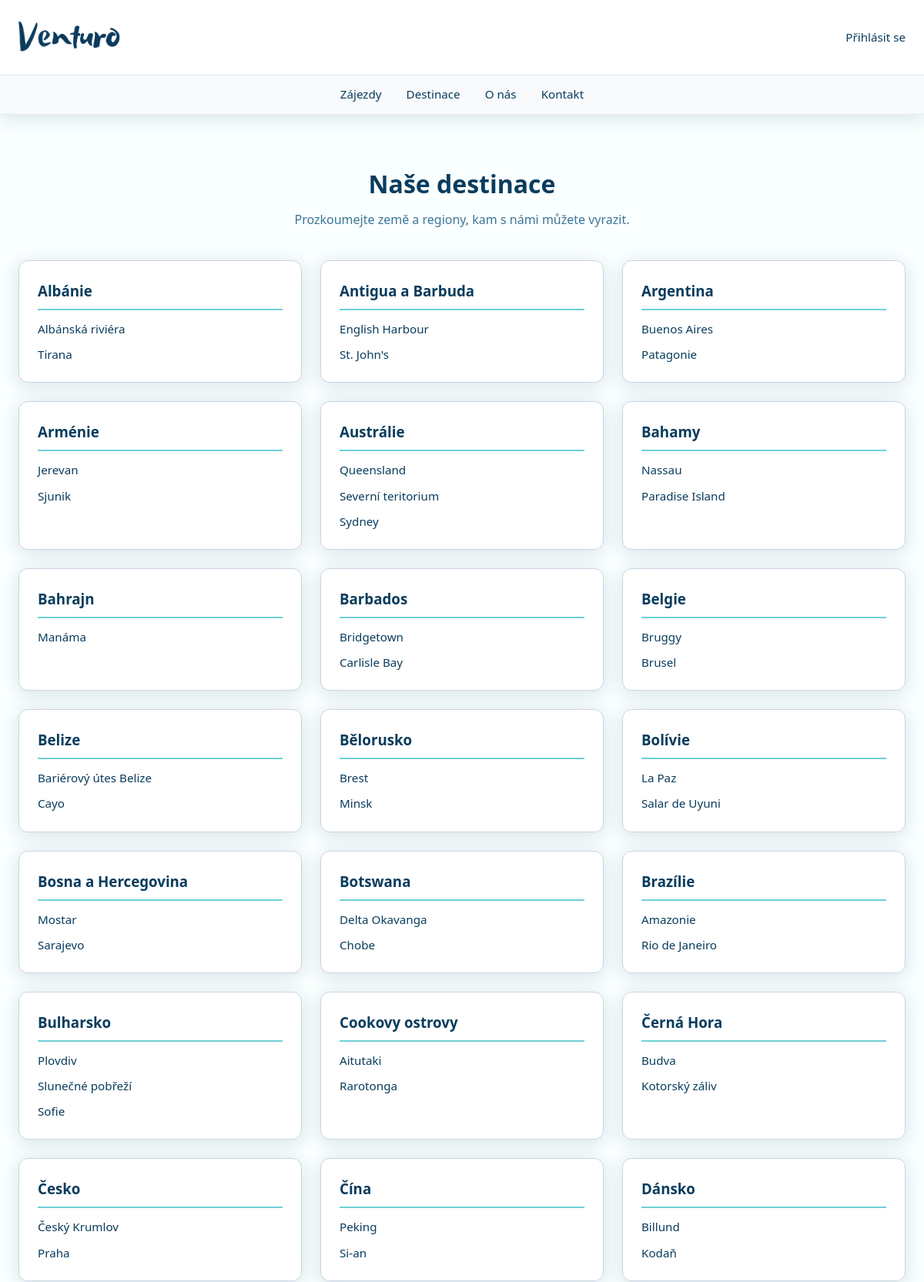
/destinace (upper part), run on the app's committed database.
### tables this page shows
CREATE TABLE `destinace` (
  `id_destinace` int(11) NOT NULL AUTO_INCREMENT,
  `id_statu` int(11) NOT NULL,
  `nazev_mesta` varchar(100) NOT NULL,
  `obrazek` varchar(255) DEFAULT '',
  PRIMARY KEY (`id_destinace`),
  KEY `id_statu` (`id_statu`),
  CONSTRAINT `fk_destinace_staty` FOREIGN KEY (`id_statu`) REFERENCES `staty` (`id_statu`) ON DELETE CASCADE
);

### index.php (called while the page is built, shortened)
<?php
$smerovac = new SmerovacKontroler();
$smerovac->zpracuj(array($_SERVER['REQUEST_URI']));
$smerovac->vypisPohled();

### kontrolery/DestinaceKontroler.php (called while the page is built, shortened)
<?php
class DestinaceKontroler extends Kontroler
{
    public function zpracuj($parametry)
    {
        $zajezdyModel = new Zajezdy();
        $destinaceFlat = $zajezdyModel->vratDestinace();
        foreach ($destinaceFlat as $d) {
            $stat = $d['stat'] ? $d['stat'] : 'Ostatní';
        }
    }
}

### modely/Zajezdy.php (called while the page is built, shortened)
<?php
class Zajezdy
{
    public function vratDestinace()
    {
        $sql = 'SELECT d.id_destinace, d.nazev_mesta, d.obrazek, s.nazev as stat
                FROM destinace d
                LEFT JOIN staty s ON d.id_statu = s.id_statu
                ORDER BY s.nazev, d.nazev_mesta';
        return Db::dotazVsechny($sql);
    }
}

### modely/Db.php (called while the page is built, shortened)
<?php
class Db
{
    private static $spojeni;
    private static $nastaveni = array(
        PDO::ATTR_ERRMODE => PDO::ERRMODE_EXCEPTION,
        PDO::ATTR_EMULATE_PREPARES => false,
    );
    public static function pripoj($server, $uzivatel, $heslo, $databaze)
    {
        if (!isset(self::$spojeni)) {
            $dsn = "mysql:host=$server;dbname=$databaze;charset=utf8";
            self::$spojeni = new PDO(
                $dsn,
                $uzivatel,
                $heslo,
                self::$nastaveni
            );
        }
    }
    public static function dotazVsechny($dotaz, $parametry = array()) {
        $navrat = self::$spojeni->prepare($dotaz);
        $navrat->execute($parametry);
        return $navrat->fetchAll();
    }
}

### kontrolery/SmerovacKontroler.php (called while the page is built, shortened)
<?php
class SmerovacKontroler extends Kontroler
{
    public function zpracuj($parametry)
    {
        $url = $parametry[0];
        $castiCesty = $this->parsujURL($url);
        if (empty($castiCesty[0])) {
            $this->presmeruj("uvod");
        } else {
            $castNazvuKontroleru = array_shift($castiCesty);
            $nazevKontroleru = $this->pomlckyDoVelbloudiNotace($castNazvuKontroleru) . "Kontroler";
            if (file_exists("kontrolery/$nazevKontroleru.php")) {
                $this->kontroler = new $nazevKontroleru;
                $this->kontroler->zpracuj($castiCesty);
            } else {
                $this->presmeruj("chyba");
            }
        }
    }
    private function pomlckyDoVelbloudiNotace($text)
    {
        $text = str_replace("-", " ", $text);
        $text = ucwords($text);
        $text = str_replace(" ", "", $text);
        return $text;
    }
    private function parsujURL($url)
    {
        $naparsovanaURL = parse_url($url);
        $cesta = $naparsovanaURL["path"];
        $cesta = ltrim($cesta, "/");
        $cesta = trim($cesta);
        $rozdelenaCesta = explode("/", $cesta);
        return $rozdelenaCesta;
    }
}

### pohledy/destinace.phtml (the view)
<section id="destinace" class="sekce sekce-min-70">
    <h2 class="sekce__nadpis">Naše destinace</h2>
    <p class="sekce__podnadpis">Prozkoumejte země a regiony, kam s námi můžete vyrazit.</p>
    <div class="destinace-mrizka">
        <?php if (!empty($destinace_podle_statu)): ?>
            <?php foreach ($destinace_podle_statu as $stat => $mesta): ?>
                <div class="destinace destinace-card">
                    <h3 class="destinace-card__nadpis">
                        <a href="/zajezdy?stat=<?= urlencode($stat) ?>" class="destinace-card__stat-odkaz"><?= htmlspecialchars($stat) ?></a>
                    </h3>
                    <ul class="destinace-card__mesta-list">
                        <?php foreach ($mesta as $mesto): ?>
                            <li class="destinace-card__mesto-polozka">
                                <a href="/zajezdy?destinace=<?= $mesto['id_destinace'] ?>" class="destinace-card__mesto-odkaz">
                                    <?= htmlspecialchars($mesto['nazev_mesta']) ?>
                                </a>
                            </li>
                        <?php endforeach; ?>
                    </ul>
                </div>
            <?php endforeach; ?>
        <?php else: ?>
            <p class="karty-empty">
                Žádné destinace nebyly nalezeny.
            </p>
        <?php endif; ?>
    </div>
</section>

### css/style.css (style rules this page uses)
:root { --barva-modra: #093c5d; --barva-modra-svetla: #3b7597; --barva-oranzova: #6fd1d7; --barva-oranzova-tmava: #5df8d8; --barva-pozadi: #faffff; --barva-karta-pozadi: #ffffff; --barva-text: #093c5d; --barva-seda: #3b7597; --stin: 0 4px 24px rgba(9, 60, 93, 0.15); --zaobleni: 12px; --barva-border: #cbd5e1; --barva-tab-pozadi: #f8fafc; --barva-input-pozadi: #ffffff; --barva-nav-pozadi: #f8fafc; --barva-nav-border: #e2e8f0; --barva-modal-overlay: rgba(9, 60, 93, 0.6); }
*, *::before, *::after { box-sizing: border-box; }
body { margin: 0; font-family: "Segoe UI", system-ui, sans-serif; color: var(--barva-text); background: var(--barva-pozadi); line-height: 1.6; display: flex; flex-direction: column; min-height: 100vh; }
a { color: var(--barva-modra-svetla); }
.sekce { max-width: 1200px; margin: 0 auto; padding: 4rem 1.5rem; }
.sekce__nadpis { text-align: center; margin: 0 0 0.5rem; font-size: 2rem; color: var(--barva-modra); }
.sekce__podnadpis { text-align: center; color: var(--barva-seda); margin: 0 0 2.5rem; max-width: 640px; margin-left: auto; margin-right: auto; }
.destinace-mrizka { display: grid; grid-template-columns: repeat(auto-fill, minmax(280px, 1fr)); gap: 1.5rem; }
.destinace { background: var(--barva-karta-pozadi); border-radius: var(--zaobleni); padding: 1.5rem; box-shadow: var(--stin); border: 1px solid var(--barva-border); }
.destinace h3 { margin: 0 0 0.5rem; color: var(--barva-modra); }
.sekce-min-70 { min-height: 70vh; }
.destinace-card { transition: transform 0.2s; }
.destinace-card__nadpis { border-bottom: 2px solid var(--barva-oranzova); padding-bottom: 0.5rem; color: var(--barva-modra); margin-top: 0; }
.destinace-card__stat-odkaz { text-decoration: none; color: var(--barva-modra); transition: color 0.2s; }
.destinace-card__mesta-list { list-style: none; padding: 0; margin: 0.75rem 0 0 0; display: flex; flex-direction: column; gap: 0.55rem; }
.destinace-card__mesto-polozka { font-weight: 500; display: flex; align-items: center; gap: 0.5rem; }
.destinace-card__mesto-odkaz { text-decoration: none; color: var(--barva-text); transition: color 0.2s; font-size: 0.95rem; }

### data on the page
destinace: nazev_mesta "Albánská riviéra"
destinace: nazev_mesta "Tirana"
destinace: nazev_mesta "English Harbour"
destinace: nazev_mesta "St. John's"
destinace: nazev_mesta "Buenos Aires"
destinace: nazev_mesta "Patagonie"
destinace: nazev_mesta "Jerevan"
destinace: nazev_mesta "Sjunik"
destinace: nazev_mesta "Queensland"
destinace: nazev_mesta "Severní teritorium"
destinace: nazev_mesta "Sydney"
destinace: nazev_mesta "Nassau"
destinace: nazev_mesta "Paradise Island"
destinace: nazev_mesta "Manáma"
destinace: nazev_mesta "Bridgetown"
destinace: nazev_mesta "Carlisle Bay"
destinace: nazev_mesta "Bruggy"
destinace: nazev_mesta "Brusel"
destinace: nazev_mesta "Bariérový útes Belize"
destinace: nazev_mesta "Cayo"
destinace: nazev_mesta "Brest"
destinace: nazev_mesta "Minsk"
destinace: nazev_mesta "La Paz"
destinace: nazev_mesta "Salar de Uyuni"
destinace: nazev_mesta "Mostar"
destinace: nazev_mesta "Sarajevo"
destinace: nazev_mesta "Delta Okavanga"
destinace: nazev_mesta "Chobe"
destinace: nazev_mesta "Amazonie"
destinace: nazev_mesta "Rio de Janeiro"
destinace: nazev_mesta "Plovdiv"
destinace: nazev_mesta "Slunečné pobřeží"
destinace: nazev_mesta "Sofie"
destinace: nazev_mesta "Aitutaki"
destinace: nazev_mesta "Rarotonga"
destinace: nazev_mesta "Budva"
destinace: nazev_mesta "Kotorský záliv"
destinace: nazev_mesta "Český Krumlov"
destinace: nazev_mesta "Praha"
destinace: nazev_mesta "Peking"
destinace: nazev_mesta "Si-an"
destinace: nazev_mesta "Billund"
destinace: nazev_mesta "Kodaň"

### other printed values
$stat "Albánie"
$stat "Antigua a Barbuda"
$stat "Argentina"
$stat "Arménie"
$stat "Austrálie"
$stat "Bahamy"
$stat "Bahrajn"
$stat "Barbados"
$stat "Belgie"
$stat "Belize"
$stat "Bělorusko"
$stat "Bolívie"
$stat "Bosna a Hercegovina"
$stat "Botswana"
$stat "Brazílie"
